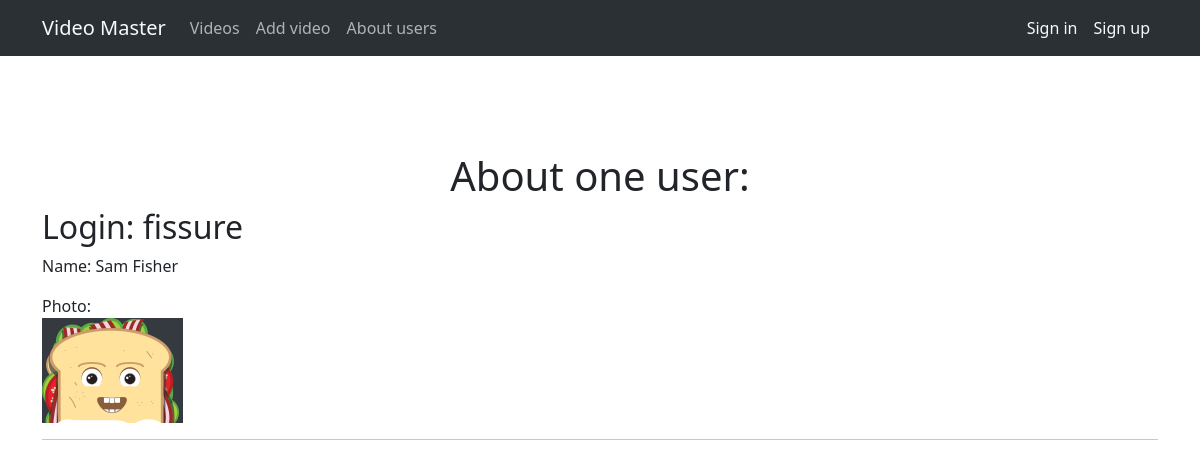
Screenshot of /user/sam-fisher/ with the database file from the repository.
### mainapp/models.py (models this page shows, shortened)
class User(models.Model):
    login = models.CharField(max_length=255, verbose_name='Логин')
    slug = models.SlugField(max_length=255, unique=True, db_index=True, verbose_name='URL')
    first_name = models.CharField(max_length=255, verbose_name='Имя')
    last_name = models.CharField(max_length=255, verbose_name='Фамилия')
    password = models.CharField(max_length=255)
    icon = models.ImageField(upload_to='icons/', verbose_name='Аватар')
    class Meta:
        verbose_name = 'Пользователь/автор'
        verbose_name_plural = 'Пользователи/авторы'
        ordering = ['login', 'last_name', 'first_name']

### mainapp/views.py (the view)
# urls.py: path('user/<slug:user_slug>/', user, name='user'),
def user(request, user_slug):
    user = get_object_or_404(User, slug=user_slug)
    context = {
        'user': user
    }
    return render(request, 'mainapp/user.html', context=context)

### mainapp/templates/mainapp/user.html
{% extends 'mainapp/base.html' %}
{% block content %}
    <h1 class="text-center mt-5 pt-5">About one user:</h1>
    <h2>Login: {{ user.login }}</h2>
    <p>Name: {{ user.first_name }} {{ user.last_name }}</p>
    <div>Photo:</div>
    <p><img src="/media/{{user.icon}}" alt=""></p>
    <hr>
{% endblock %}

### rows the page displays
User: login "fissure", first_name "Sam", last_name "Fisher", icon (picture)
